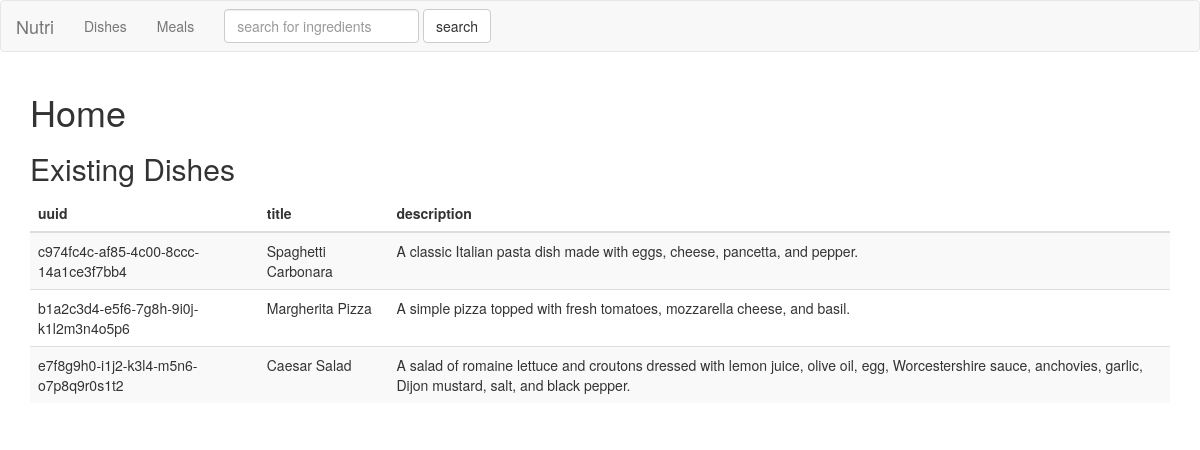
The page / on the database its author committed.
### tables this page shows
CREATE TABLE dishes (
	uuid TEXT PRIMARY KEY,
	title TEXT NOT NULL,
	description TEXT NOT NULL
);

### main.py (the view)
@app.route("/")
def hello_world():
    dishes = []
    for dish in query_db('select * from dishes'):
        dishes.append(Dish(dish))
    return render_template('index.html', dishes=dishes)

### main.py (called while the page is built)
def get_db():
    db = getattr(g, '_database', None)
    if db is None:
        db = g._database = sqlite3.connect(DATABASE)
        db.row_factory = sqlite3.Row
    return db

def query_db(query, args=(), one=False):
    cur = get_db().execute(query, args)
    rv = cur.fetchall()
    cur.close()
    return (rv[0] if rv else None) if one else rv

@app.teardown_appcontext
def close_connection(exception):
    db = getattr(g, '_database', None)
    if db is not None:
        db.close()

### templates/index.html (shortened to what this page needs)
{% extends 'base.html' %}
{% block header %}
<h1>Home</h1>
<h2>Existing Dishes</h2>
{% include 'table-of-dishes.html' %}
{% endblock %}

### templates/base.html (shortened to what this page needs)
<!DOCTYPE html>
<html lang="en">
<head>
  <link rel="stylesheet" href="https://maxcdn.bootstrapcdn.com/bootstrap/3.4.1/css/bootstrap.min.css">
</head>
<body>
<nav class="navbar navbar-default">
  <div class="container-fluid">
    <div class="navbar-header">
      <a class="navbar-brand" href="#">Nutri</a>
    </div>
    <ul class="nav navbar-nav">
      <li><a href="#">Dishes</a></li>
      <li><a href="#">Meals</a></li>
      <li><form class="navbar-form navbar-left" action="{{ url_for('ingredient_search')}}" method="post">
        <div class="form-group">
            <input class="form-control" type="text" id="search_expression" name="search_expression" placeholder="search for ingredients" required>
        </div>
        <button type="submit" class="btn btn-default">search</button>
    </form></li>
    </ul>
  </div>
</nav>
<div class="container">
  <h2>{% block header %}{% endblock %}</h2>
</div>
</body>
</html>

### templates/table-of-dishes.html
<table class="table table-striped">
    <thead>
        <tr>
        <th>uuid</th>
        <th>title</th>
        <th>description</th>
        </tr>
    </thead>
    <tbody>
        {% for dish in dishes %}
        <tr>
            <td>{{ dish.uuid }}</td>
            <td>{{ dish.title }}</td>
            <td>{{ dish.description }}</td>
        </tr>
        {% endfor %}
    </tbody>
</table>

### rows shown on the page
dishes: uuid "c974fc4c-af85-4c00-8ccc-14a1ce3f7bb4", title "Spaghetti Carbonara", description "A classic Italian pasta dish made with eggs, cheese, pancetta, and pepper."
dishes: uuid "b1a2c3d4-e5f6-7g8h-9i0j-k1l2m3n4o5p6", title "Margherita Pizza", description "A simple pizza topped with fresh tomatoes, mozzarella cheese, and basil."
dishes: uuid "e7f8g9h0-i1j2-k3l4-m5n6-o7p8q9r0s1t2", title "Caesar Salad", description "A salad of romaine lettuce and croutons dressed with lemon juice, olive oil, egg, Worcestershire sauce, anchovies, garlic, Dijon mustard, salt, and black pepper."
